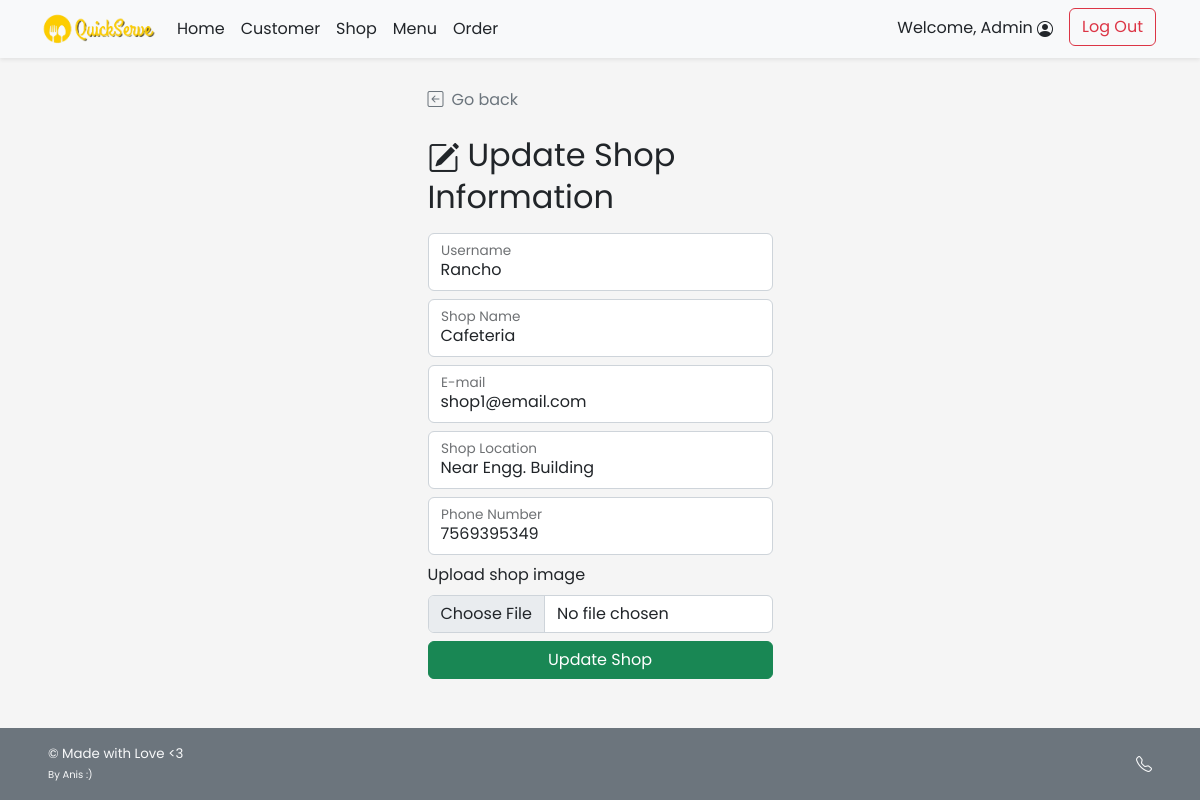
The app's page /admin/admin_shop_edit.php?s_id=1 (signed in) with its own data.
### tables this page shows
CREATE TABLE `shop` (
  `s_username` varchar(45) NOT NULL,
  `s_pwd` varchar(45) NOT NULL,
  `s_name` varchar(100) NOT NULL,
  `s_location` varchar(100) NOT NULL,
  `s_email` varchar(100) NOT NULL,
  `s_phoneno` varchar(45) NOT NULL,
  `s_pic` text DEFAULT NULL,
  `s_id` int(11) NOT NULL
);

### admin/admin_shop_edit.php (the view, shortened to what this page needs)
<!DOCTYPE html>
<html lang="en">
<head>
    <?php
        include("../conn_db.php");
        include('../head.php');
    ?>
    <link href="../css/main.css" rel="stylesheet">
    <link href="../css/login.css" rel="stylesheet">
</head>
<body class="d-flex flex-column h-100">
    <?php include('nav_header_admin.php')?>
    <div class="container form-signin mt-auto w-50">
        <a class="nav nav-item text-decoration-none text-muted" href="#" onclick="history.back();">
            <i class="bi bi-arrow-left-square me-2"></i>Go back
        </a>
        <?php
            $s_id = $_GET["s_id"];
            $query = "SELECT s_username,s_name,s_location,s_email,s_phoneno FROM shop WHERE s_id = {$s_id} LIMIT 0,1";
            $result = $mysqli ->query($query);
            $row = $result -> fetch_array();
        ?>
        <form method="POST" action="admin_shop_edit.php" class="form-floating" enctype="multipart/form-data">
            <h2 class="mt-4 mb-3 fw-normal text-bold"><i class="bi bi-pencil-square me-2"></i>Update Shop Information</h2>
            <div class="form-floating mb-2">
                <input type="text" class="form-control" id="shopusername" placeholder="Username" name="s_username"
                value="<?php echo $row["s_username"];?>" required>
                <label for="shopname">Username</label>
            </div>
            <div class="form-floating mb-2">
                <input type="text" class="form-control" id="shopname" placeholder="Shop Name" value="<?php echo $row["s_name"];?>" name="s_name" required>
                <label for="shopname">Shop Name</label>
            </div>
            <div class="form-floating mb-2">
                <input type="email" class="form-control" id="email" placeholder="E-mail" name="s_email" value="<?php echo $row["s_email"];?>" required>
                <label for="email">E-mail</label>
            </div>
            <div class="form-floating mb-2">
                <input type="text" class="form-control" id="shoplocation" placeholder="Location" value="<?php echo $row["s_location"];?>" name="s_location" required>
                <label for="shoplocation">Shop Location</label>
            </div>
            <div class="form-floating mb-2">
                <input type="text" class="form-control" id="shopphoneno" placeholder="Phone Number" value="<?php echo $row["s_phoneno"];?>" name="s_phoneno" required>
                <label for="shopphoneno">Phone Number</label>
            </div>
            <div class="mb-2">
                <label for="formFile" class="form-label">Upload shop image</label>
                <input class="form-control" type="file" id="s_pic" name="s_pic" accept="image/*">
            </div>
            <button class="w-100 btn btn-success mb-3" name="upd_confirm" type="submit">Update Shop</button>
        </form>
    </div>
    <?php include('admin_footer.php')?>
</body>
</html>

### css/main.css (style rules this page uses)
html { height: 100%; }
body { height: 100%; padding-top: 4rem; margin-bottom: -50px; font-family: 'Poppins', 'Noto Sans Thai', sans-serif; }
a { cursor: pointer; }
.bi { vertical-align: -.125em; fill: currentColor; }

### css/login.css (style rules this page uses)
html, body { height: 100%; font-family: 'Poppins', 'Noto Sans Thai', sans-serif; }
body { background-color: #f5f5f5; padding-top: 4rem; margin-bottom: -50px; }
.form-signin { width: 100%; max-width: 375px; padding: 15px; margin: auto; }

### records on screen
shop: s_username "Rancho", s_name "Cafeteria", s_email "shop1@email.com", s_location "Near Engg. Building", s_phoneno "7569395349"

### other values on screen
$_SESSION['firstname'] "Admin"
